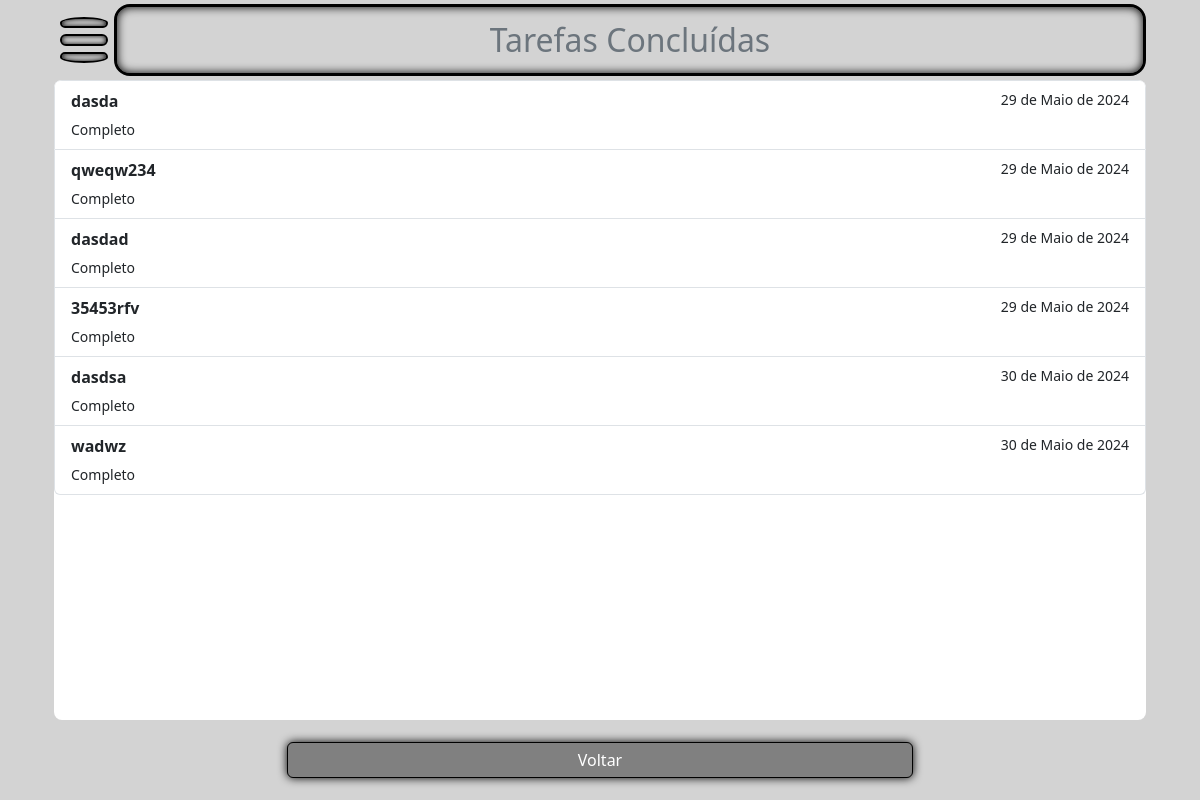
/completed (signed in), run on the app's committed database.
### tasks/models.py (models this page shows, shortened)
class Tasks(models.Model):
    title = models.CharField(max_length=255)
    completed = models.BooleanField(default=False)
    created_at = models.DateField(auto_now_add=True)
    created_by = models.ForeignKey(User, on_delete=models.CASCADE)

### tasks/views.py (the view, shortened to what this page needs)
# urls.py: path('completed', views.tasks_completed, name='tasks_completed'),
@login_required
def tasks_completed(request):
    if request.method == 'GET':
        user = request.user
        user_id = User.objects.get(username=user).id
        tasks = Tasks.objects.filter(completed=True, created_by=user_id)
        pgn = 'Tarefas Concluídas'
        context = {
            'tasks':tasks,
            'user_id':user_id,
            'pgn':pgn
        }
        return render(request, 'tasks_completed.html', context)

### tasks/templates/tasks_completed.html (shortened to what this page needs)
{% extends "tasks_list.html" %}
{% load static %}
{% block 'novo' %}
    <a href="{% url 'tasks_list' %}" id="voltar" class="btn"
    style="height:100%;width: 60%;margin 10px;">Voltar</a>
{% endblock 'novo' %}

### tasks/templates/tasks_list.html (shortened to what this page needs)
{% extends "index.html" %}
{% load static %}
{% block head %}
<link href="{% static 'css/task_list.css' %}" rel="stylesheet">
{% endblock head %}
{% block 'content' %}
{% include "menu.html" %}
<div class="rounded-3 scroll" style="height:80%;background-color:white;">
    <ul class="list-group">
        {% for task in tasks %}
                <li id="{{task.id}}" class="item list-group-item" onclick="selecionado({{task.id}},'{{pgn}}')" aria-current="true">
                    <div class="d-flex w-100 justify-content-between">
                      <p class="mb-1" style="font-weight: bold;">{{ task.title }}</p>
                      <small>{{ task.created_at }}</small>
                    </div>
                    <small>{% if task.completed == True %}Completo{% else %}Incompleto{% endif %}</small>
                </li>
        {% endfor %}
    </ul>
</div>
<div class="container  d-flex justify-content-center align-items-center" style="height:10%;">
    <div class="container d-flex justify-content-center align-items-center">
        {% block 'novo' %}{% endblock 'novo' %}
    </div>
</div>
{% endblock 'content' %}

### static/css/style.css (style rules this page uses)
body { background-color:lightgray; height:100%; width:100%; }
button[type="submit"], a[id="voltar"], input[value="Novo"], .btn { height:100%; width: 70%; margin: 10px; background-color: gray; border-radius: 0.375rem; cursor: pointer; box-shadow: 0px 0px 10px black; border: 1px solid black; color: white; padding: 5px; transition: 0.5s; }
p { text-align: center; }

### tasks/static/css/task_list.css (style rules this page uses)
#novo, #voltar { animation: botaoNovo 0.5s; }
.item { transition: 0.5s; }
body { background-color: lightgray; }
.scroll { overflow-y: auto; scroll-behavior: smooth; }

### data on the page
Tasks: title "dasda", created_at "29 de Maio de 2024", completed "Completo"
Tasks: title "qweqw234", created_at "29 de Maio de 2024", completed "Completo"
Tasks: title "dasdad", created_at "29 de Maio de 2024", completed "Completo"
Tasks: title "35453rfv", created_at "29 de Maio de 2024", completed "Completo"
Tasks: title "dasdsa", created_at "30 de Maio de 2024", completed "Completo"
Tasks: title "wadwz", created_at "30 de Maio de 2024", completed "Completo"

### other printed values
{{ pgn }} "Tarefas Concluídas"
